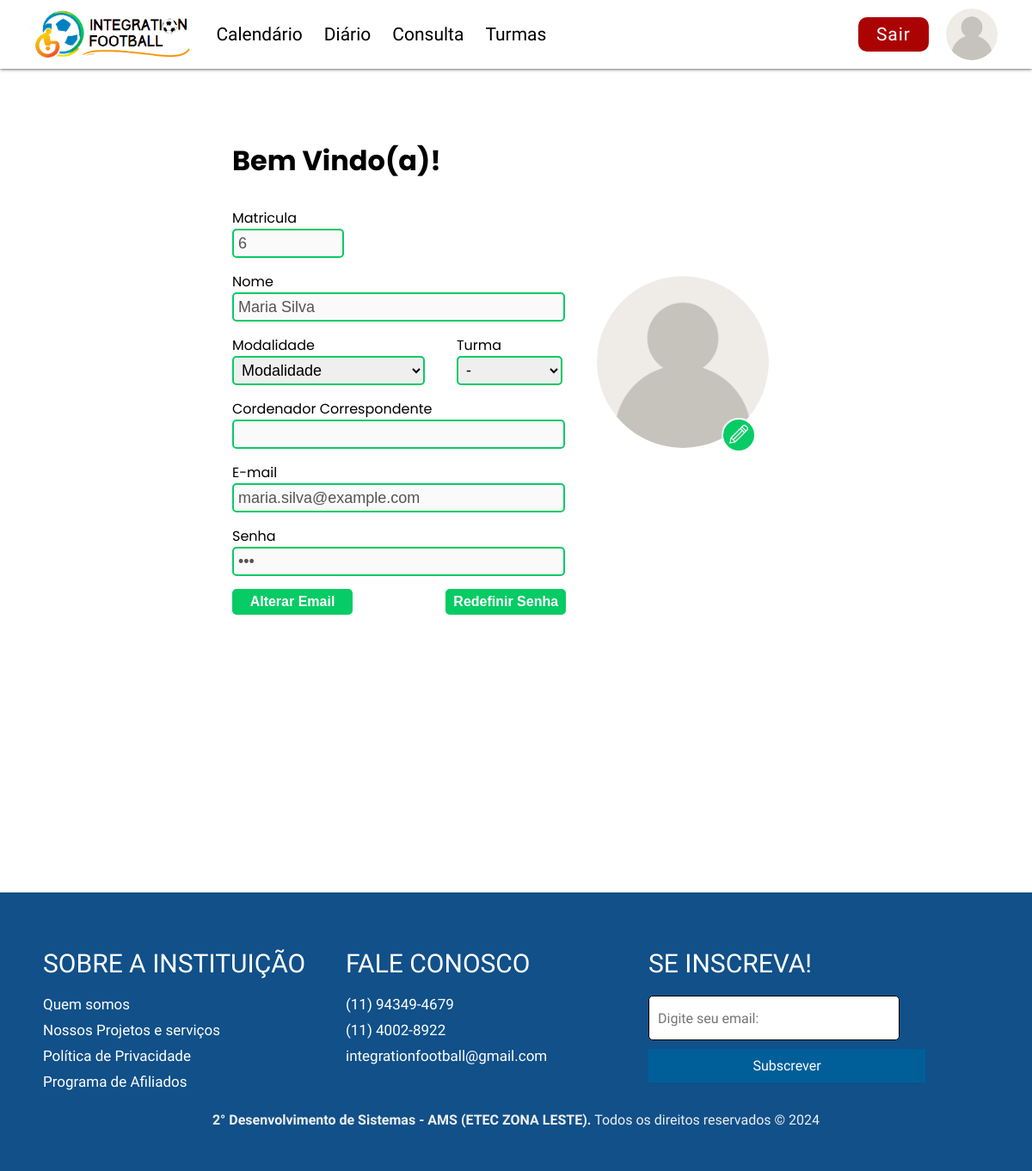
Screenshot of /perfilProfessor.php with the database file from the repository.
### tables this page shows
CREATE TABLE `professores` (
  `id` int(11) NOT NULL,
  `nome_professor` varchar(255) NOT NULL,
  `cpf_professor` int(11) NOT NULL,
  `data_nasc` date NOT NULL,
  `email_professor` varchar(255) NOT NULL,
  `senha` varchar(55) NOT NULL,
  `telefone_professor` int(11) NOT NULL,
  `nome_coordenador` varchar(255) DEFAULT NULL
);

### controller/conexao.php (called while the page is built, shortened)
<?php
class Conexao {
    private $host = "localhost";
    private $usuario = "root";
    private $senha = "";
    private $banco = "integrationfootball";
    private $conexao;
    public function __construct() {
        $this->conexao = new mysqli($this->host, $this->usuario, $this->senha, $this->banco);
    }
    public function getConexao() {
        return $this->conexao;
    }
}
?>

### controller/professorcontroller.php (called while the page is built, shortened)
<?php
require_once $_SERVER['DOCUMENT_ROOT'] . '/Integration-Football/Integration-Football/model/professorModel.php';
class ProfessorController
{
    private $professor;
    public function __construct()
    {
        $this->professor = new Professor();
        if (isset($_POST['crud'])) {
            if ($_POST['crud'] == "INSERT") {
                $this->inserir();
            } elseif ($_POST['crud'] == "UPDATE") {
                $this->atualizar();
            } elseif ($_POST['crud'] == "DELETE") {
                $this->deletar();
            } elseif ($_POST['crud'] == "alterarSenha") {
                $this->redefinirSenha();
                header("Location:" . "../perfilProfessor.php");
            }
        } else {
            $this->listar();
        }
    }
    public function listar()
    {
        return $this->professor->listar();
    }
    public function buscarPorId($id)
    {
        return $this->professor->buscarPorId($id);
    }
}

### model/professorModel.php (called while the page is built, shortened)
<?php
require_once $_SERVER['DOCUMENT_ROOT'] . "/Integration-Football/Integration-Football/controller/conexao.php";
class Professor
{
    private $conexao;
    public function __construct()
    {
        $this->conexao = new Conexao();
    }
    public function listar()
    {
        $sql = "SELECT * FROM professores";
        $stmt = $this->conexao->getConexao()->prepare($sql);
        $stmt->execute();
        $result = $stmt->get_result();
        $professores = [];
        while ($professor = $result->fetch_assoc()) {
            $professores[] = $professor;
        }
        return $professores;
    }
    public function buscarPorId($id)
    {
        $sql = "SELECT * FROM professores WHERE id = ?";
        $stmt = $this->conexao->getConexao()->prepare($sql);
        $stmt->bind_param('i', $id);
        $stmt->execute();
        $result = $stmt->get_result();
        $professor = $result->fetch_assoc();
        return $professor;
    }
}

### perfilProfessor.php (the view, shortened to what this page needs)
<?php
require_once $_SERVER['DOCUMENT_ROOT'] . '/Integration-Football/Integration-Football/controller/professorcontroller.php';
include_once('./templetes/headerProfessor.php');
$id = 6;
$professorController = new ProfessorController;
$professor = $professorController->buscarPorId($id);
?>
<div class="container">
  <div id="perfil">
    <form id="form" action="">
      <h1 id="titulo">Bem Vindo(a)!</h1>
      <div id="informacoes">
        <div id="bloco1">
          <label for="input-matricula">Matricula</label>
          <input id="input-matricula" type="text" name="matricula" value="<?= $professor['id']; ?>" disabled>
          <label for="input-nome">Nome</label>
          <input id="input-nome" type="text" name="nome" value="<?= $professor['nome_professor']; ?>" disabled>
          <div id="modalidade-turma">
          <div id="modalidade">
              <label for="input-modalidade">Modalidade</label>
              <select id="input-modalidade" onChange="enviarModalidade()">
              <?php
                echo '<option value="" disabled selected hidden>Modalidade</option>';
                    ?>
              </select>
            </div>
            <div id="turma">
              <label for="input-turma">Turma</label>
              <select id="select-turma">
                <option value="" disabled selected hidden>-</option>
              </select>
            </div>
          </div>
          <label for="input-professor">Cordenador Correspondente</label>
          <input id="input-professor" type="text" value="<?= $professor['nome_coordenador']; ?>" disabled>
          <label for="input-email">E-mail</label>
          <input id="input-email" type="text" value="<?= $professor['email_professor']; ?>" disabled>
          <label for="input-senha-pessoal">Senha</label>
          <input id="input-senha-pessoal" type="password" value="<?= $professor['senha']; ?>" disabled>
          <div id="btns">
          <button id="btn-enviar" type="submit">Alterar Email</button>
          <button onclick="fecharTela()" id="btn-enviar" type="button">Redefinir Senha</button>
        </div>
        </div>
        <div id="bloco2">
          <div id="foto-perfil">
            <button type="button" onclick="file()" id="btn-editar-foto"> <img src="./Imagens/editar.png" alt=""> </button>
          </div>
        </div>
      </div>
    </form>
  </div>
  <br><br><br><br><br>
</div>
<?php
include_once('./templetes/footer.php');
?>

### templetes/headerProfessor.css (style rules this page uses)
* { padding: 0; margin: 0; }
body { overflow-x: hidden; margin-top: 40px; }

### templetes/footer.css (style rules this page uses)
* { margin: 0; padding: 0; }
.container { display: flex; flex-direction: column; min-height: 100vh; }

### css/perfilProfessor.css (style rules this page uses)
.container { width: 100vw; margin-top: 80px; font-family: "Poppins", sans-serif; }
#perfil { width: 100%; display: flex; justify-content: center; }
#form { display: flex; flex-direction: column; width: 55%; min-width: 650px; margin-top: 25px; }
#titulo { margin-bottom: 30px; }
#informacoes { display: flex; }
#bloco1 { display: flex; flex-direction: column; width: 100%; }
#bloco2 { width: 70%; display: flex; justify-content: center; }
#foto-perfil { position: relative; margin-top: 80px; background-image: url(../Imagens/user.png); background-size: cover; background-position: center; background-repeat: no-repeat; border-radius: 50%; width: 200px; height: 200px; }
#btn-editar-foto { cursor: pointer; width: 40px; height: 40px; background-color: #07cb65; border: 2px solid white; border-radius: 50%; position: absolute; top: 165px; right: 15px; }
#btn-editar-foto img { width: 22px; height: 22px; }
#modalidade-turma { width: 96%; display: flex; justify-content: space-between; }
#input-modalidade { width: 100%; display: flex; }
#modalidade { width: 60%; }
#turma { width: 30%; }
#input-matricula { width: 30%; }
#select-turma { border: none; border: solid 2px #07cb65; border-radius: 5px; height: 34px; width: 110%; font-size: 18px; outline: none; padding: 0 5px; margin-bottom: 15px; }
#btns { display: flex; justify-content: space-between; width: 100%; }
#input-modalidade { border: none; border: solid 2px #07cb65; border-radius: 5px; height: 34px; width: 100%; font-size: 18px; outline: none; padding: 0 5px; margin-bottom: 15px; }
input { border: none; border: solid 2px #07cb65; border-radius: 5px; height: 30px; width: 96%; font-size: 18px; padding: 0 5px; margin-bottom: 15px; }
#btn-enviar { cursor: pointer; border: none; border: solid 2px #07cb65; background-color: #07cb65; color: white; font-weight: bold; font-size: 16px; border-radius: 5px; height: 30px; width: 140px; }

### rows the page displays
professores: matricula "6", nome "Maria Silva", email_professor "maria.silva@example.com"
